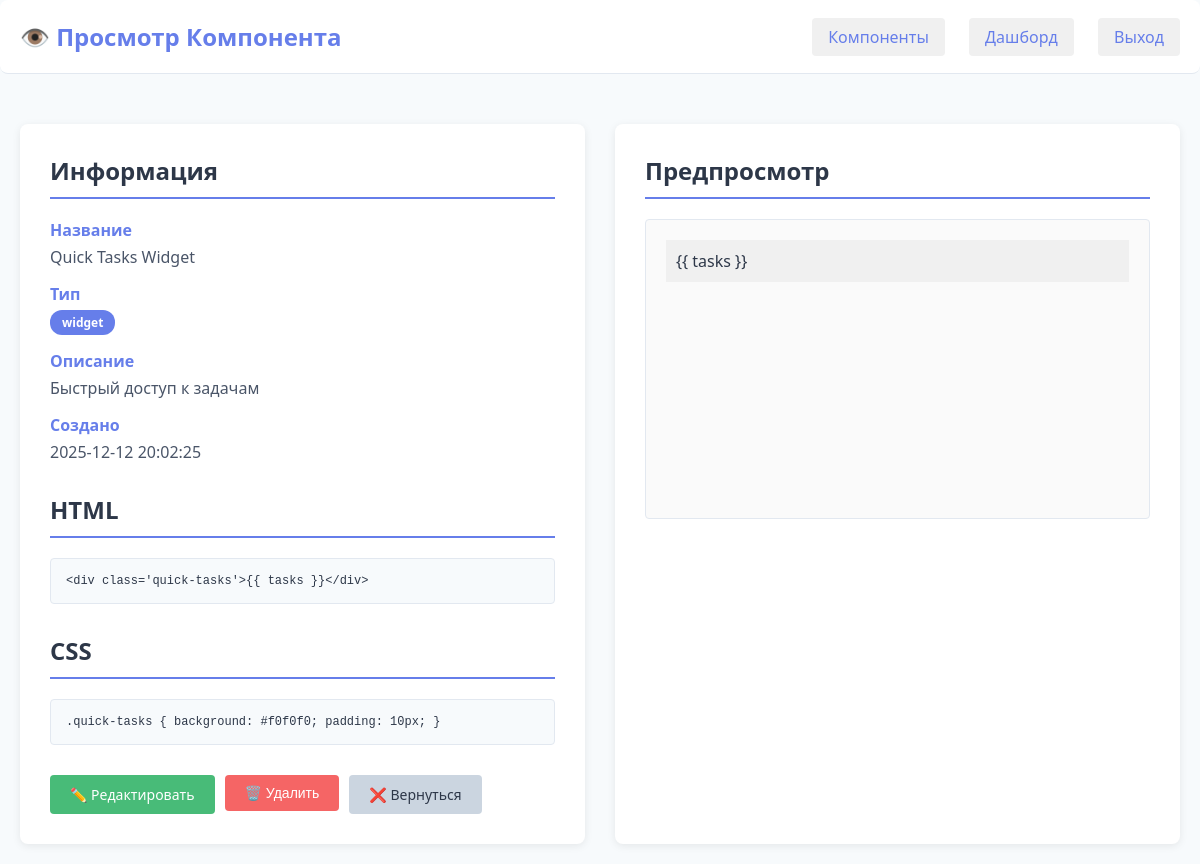
Screenshot of /components/1/view (signed in) with the database file from the repository.
### tables this page shows
CREATE TABLE components (
                id INTEGER PRIMARY KEY AUTOINCREMENT,
                name TEXT NOT NULL,
                type TEXT NOT NULL,
                description TEXT,
                html_template TEXT,
                css_styles TEXT,
                js_script TEXT,
                created_at TIMESTAMP DEFAULT CURRENT_TIMESTAMP
            );

### app.py (the view)
@app.route('/components/<int:component_id>/view', methods=['GET'])
@login_required
def view_component(component_id):
    component = get_component_by_id(component_id)
    if not component:
        return redirect(url_for('components'))
    return render_template('view_component.html', component=component)

### app.py (called while the page is built)
def get_db_connection():
    conn = sqlite3.connect(DB_PATH)
    conn.row_factory = sqlite3.Row
    return conn

def get_component_by_id(component_id):
    conn = get_db_connection()
    cursor = conn.cursor()
    cursor.execute('SELECT * FROM components WHERE id=?', (component_id,))
    component = cursor.fetchone()
    conn.close()
    return dict(component) if component else None

def login_required(f):
    @wraps(f)
    def decorated_function(*args, **kwargs):
        if 'user_id' not in session:
            return redirect(url_for('login'))
        return f(*args, **kwargs)
    return decorated_function

### templates/view_component.html (shortened to what this page needs)
<!DOCTYPE html>
<html lang="ru">
<head>
</head>
<body>
    <header>
        <h1>👁️ Просмотр Компонента</h1>
        <div class="user-menu">
            <a href="/components">Компоненты</a>
            <a href="/dashboard">Дашборд</a>
            <a href="/logout">Выход</a>
        </div>
    </header>
    <div class="container">
        <div class="view-container">
            <div class="component-info">
                <h2>Информация</h2>
                <div class="info-row">
                    <div class="info-label">Название</div>
                    <div class="info-value">{{ component.name }}</div>
                </div>
                <div class="info-row">
                    <div class="info-label">Тип</div>
                    <div class="info-value">
                        <span class="badge">{{ component.type }}</span>
                    </div>
                </div>
                <div class="info-row">
                    <div class="info-label">Описание</div>
                    <div class="info-value">{{ component.description }}</div>
                </div>
                <div class="info-row">
                    <div class="info-label">Создано</div>
                    <div class="info-value">{{ component.created_at }}</div>
                </div>
                <h2 style="margin-top: 30px;">HTML</h2>
                <div class="code-block">{{ component.html_template }}</div>
                <h2 style="margin-top: 30px;">CSS</h2>
                <div class="code-block">{{ component.css_styles }}</div>
                <div class="button-group">
                    <a href="/components/{{ component.id }}/edit" class="btn btn-edit">✏️ Редактировать</a>
                    <form method="POST" action="/components/{{ component.id }}/delete" style="margin: 0;">
                        <button type="submit" class="btn btn-delete" onclick="return confirm('Вы уверены?')">🗑️ Удалить</button>
                    </form>
                    <a href="/components" class="btn btn-cancel">❌ Вернуться</a>
                </div>
            </div>
            <div class="component-preview">
                <h2>Предпросмотр</h2>
                <div class="preview-frame">
                    {{ component.html_template | safe }}
                </div>
            </div>
        </div>
    </div>
</body>
</html>

### templates/view_component.html (style rules this page uses)
* { margin: 0; padding: 0; box-sizing: border-box; }
body { font-family: 'Segoe UI', Tahoma, Geneva, Verdana, sans-serif; background: #f7fafc; color: #2d3748; }
.container { max-width: 1200px; margin: 0 auto; padding: 20px; }
header { background: white; padding: 20px; border-bottom: 1px solid #e2e8f0; margin-bottom: 30px; border-radius: 8px; display: flex; justify-content: space-between; align-items: center; }
header h1 { color: #667eea; font-size: 24px; }
.user-menu a { color: #667eea; text-decoration: none; margin-left: 20px; padding: 8px 16px; background: #f0f0f0; border-radius: 4px; }
.view-container { display: grid; grid-template-columns: 1fr 1fr; gap: 30px; }
.component-info { background: white; padding: 30px; border-radius: 8px; box-shadow: 0 2px 8px rgba(0,0,0,0.08); }
.component-preview { background: white; padding: 30px; border-radius: 8px; box-shadow: 0 2px 8px rgba(0,0,0,0.08); }
h2 { margin-bottom: 20px; color: #2d3748; border-bottom: 2px solid #667eea; padding-bottom: 10px; }
.info-row { margin-bottom: 15px; }
.info-label { font-weight: 600; color: #667eea; margin-bottom: 5px; }
.info-value { color: #4a5568; word-break: break-all; }
.preview-frame { border: 1px solid #e2e8f0; border-radius: 4px; padding: 20px; background: #fafafa; min-height: 300px; }
.code-block { background: #f7fafc; border: 1px solid #e2e8f0; border-radius: 4px; padding: 15px; margin-top: 10px; overflow-x: auto; font-size: 12px; font-family: 'Courier New', monospace; white-space: pre-wrap; word-wrap: break-word; }
.button-group { display: flex; gap: 10px; margin-top: 30px; }
button, a.btn { padding: 10px 20px; border: none; border-radius: 4px; font-size: 14px; cursor: pointer; transition: all 0.3s; font-weight: 500; text-decoration: none; display: inline-block; }
.btn-edit { background: #48bb78; color: white; }
.btn-delete { background: #f56565; color: white; }
.btn-cancel { background: #cbd5e0; color: #2d3748; }
.badge { display: inline-block; padding: 4px 12px; background: #667eea; color: white; border-radius: 12px; font-size: 12px; font-weight: 600; }

### rows the page displays
components: name "Quick Tasks Widget", type "widget", description "Быстрый доступ к задачам", created_at "2025-12-12 20:02:25", html_template "<div class='quick-tasks'>{{ tasks }}</div>", css_styles ".quick-tasks { background: #f0f0f0; padding: 10px; }", html_template "{{ tasks }}"
